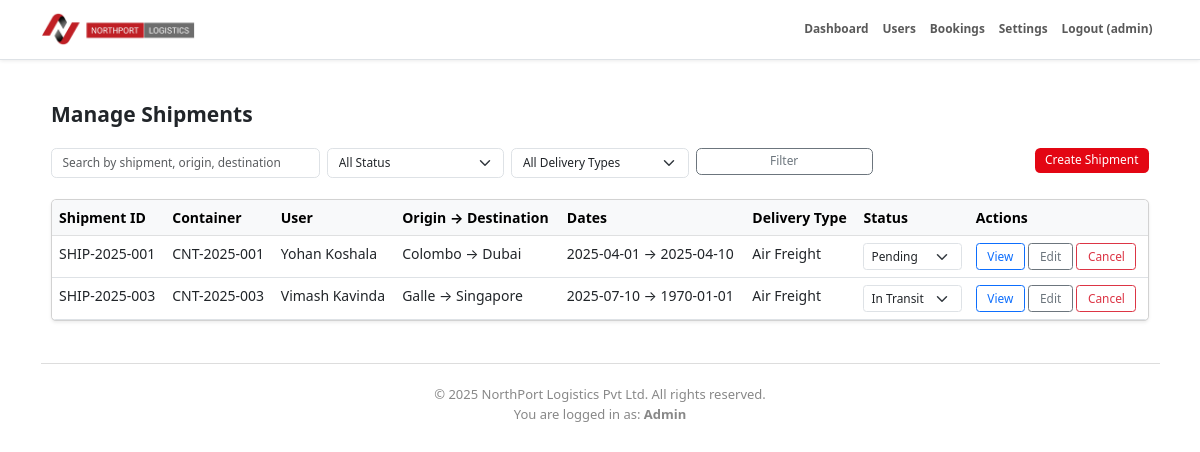
The page /admin/manage_shipments.php?type=Air Freight (signed in) on the database its author committed.
### tables this page shows
CREATE TABLE `shipments` (
  `id` int(11) NOT NULL,
  `shipment_id` varchar(50) NOT NULL,
  `user_id` int(11) NOT NULL,
  `booking_id` int(11) DEFAULT NULL,
  `container_id` int(11) DEFAULT NULL,
  `origin` varchar(100) NOT NULL,
  `destination` varchar(100) NOT NULL,
  `status` enum('Pending','In Transit','Delivered','Cancelled') DEFAULT 'Pending',
  `departure_date` date DEFAULT NULL,
  `arrival_date` date DEFAULT NULL,
  `created_at` datetime DEFAULT current_timestamp(),
  `updated_at` datetime DEFAULT current_timestamp() ON UPDATE current_timestamp(),
  `sender_name` varchar(100) DEFAULT NULL,
  `sender_address` varchar(255) DEFAULT NULL,
  `sender_contact` varchar(50) DEFAULT NULL,
  `recipient_name` varchar(100) DEFAULT NULL,
  `recipient_address` varchar(255) DEFAULT NULL,
  `recipient_contact` varchar(50) DEFAULT NULL,
  `package_contents` text DEFAULT NULL,
  `package_weight` varchar(50) DEFAULT NULL,
  `package_value` varchar(50) DEFAULT NULL,
  `delivery_type` varchar(50) DEFAULT NULL
);

CREATE TABLE `containers` (
  `id` int(11) NOT NULL,
  `container_no` varchar(50) NOT NULL,
  `type` enum('20ft','40ft','Reefer','Open Top','Tank') NOT NULL,
  `status` enum('Available','In Use','Under Maintenance','Damaged') DEFAULT 'Available',
  `location` varchar(100) DEFAULT NULL,
  `assigned_fleet_id` int(11) DEFAULT NULL,
  `last_inspected_at` date DEFAULT NULL,
  `created_at` datetime DEFAULT current_timestamp(),
  `updated_at` datetime DEFAULT current_timestamp() ON UPDATE current_timestamp()
);

CREATE TABLE `users` (
  `id` int(11) NOT NULL,
  `username` varchar(50) NOT NULL,
  `email` varchar(100) NOT NULL,
  `password_hash` varchar(255) NOT NULL,
  `role` enum('admin','manager','employer','user') NOT NULL DEFAULT 'user',
  `is_active` tinyint(1) NOT NULL DEFAULT 1,
  `created_at` timestamp NOT NULL DEFAULT current_timestamp(),
  `updated_at` timestamp NOT NULL DEFAULT current_timestamp() ON UPDATE current_timestamp(),
  `phone` varchar(20) DEFAULT NULL,
  `street_address` varchar(255) DEFAULT NULL,
  `city` varchar(100) DEFAULT NULL,
  `state` varchar(100) DEFAULT NULL,
  `postal_code` varchar(20) DEFAULT NULL,
  `country` varchar(100) DEFAULT NULL,
  `company_name` varchar(255) DEFAULT NULL,
  `profile_pic` varchar(255) DEFAULT NULL,
  `date_of_birth` date DEFAULT NULL,
  `preferences` longtext DEFAULT NULL CHECK (json_valid(`preferences`)),
  `notes` text DEFAULT NULL,
  `department` varchar(100) DEFAULT NULL,
  `job_title` varchar(100) DEFAULT NULL,
  `date_of_joining` date DEFAULT NULL,
  `nic_passport_number` varchar(50) DEFAULT NULL
);

### admin/manage_shipments.php (the view, shortened to what this page needs)
<?php
require_once '../includes/header.php';
$role = $_SESSION['role'] ?? 'user';
$search = trim($_GET['q'] ?? $_GET['search'] ?? '');
$type = $_GET['type'] ?? '';
$where = [];
$params = [];
if ($role === 'admin' || $role === 'manager') {
    if ($type) {
        $where[] = 's.delivery_type = ?';
        $params[] = $type;
    }
}
$sql = "SELECT s.*, u.username, c.container_no
        FROM shipments s
        LEFT JOIN users u ON s.user_id = u.id
        LEFT JOIN containers c ON s.container_id = c.id";
if ($where) {
    $sql .= " WHERE " . implode(' AND ', $where);
}
$sql .= " ORDER BY s.created_at DESC";
$stmt = $pdo->prepare($sql);
$stmt->execute($params);
$shipments = $stmt->fetchAll();
?>
<div class="container my-5">
    <h2 class="fw-bold mb-4">Manage Shipments</h2>
    <form class="row g-2 mb-4" method="get">
        <div class="col-md-3">
            <input type="text" name="q" value="<?= htmlspecialchars($search) ?>" class="form-control" placeholder="Search by shipment, origin, destination">
        </div>
        <div class="col-md-2">
            <select name="status" class="form-select">
                <option value="">All Status</option>
            </select>
        </div>
        <div class="col-md-2">
            <select name="type" class="form-select">
                <option value="">All Delivery Types</option>
            </select>
        </div>
        <div class="col-md-2">
            <button class="btn btn-outline-secondary w-100">Filter</button>
        </div>
        <?php if ($role === 'admin'): ?>
            <div class="col-md-3 text-end">
                <a href="create_shipment.php" class="btn btn-danger">Create Shipment</a>
            </div>
        <?php endif; ?>
    </form>
    <div class="table-responsive card shadow-sm">
        <table class="table table-hover mb-0">
            <thead class="table-light">
                <tr>
                    <th>Shipment ID</th>
                    <th>Container</th>
                    <?php if ($role !== 'user'): ?><th>User</th><?php endif; ?>
                    <th>Origin → Destination</th>
                    <th>Dates</th>
                    <th>Delivery Type</th>
                    <th>Status</th>
                    <th>Actions</th>
                </tr>
            </thead>
            <tbody>
                <?php if (!$shipments): ?>
                    <tr><td colspan="8" class="text-center text-muted py-4">No shipments found.</td></tr>
                <?php else: foreach ($shipments as $s): ?>
                    <tr>
                        <td><?= htmlspecialchars($s['shipment_id']) ?></td>
                        <td><?= htmlspecialchars($s['container_no'] ?? '-') ?></td>
                        <?php if ($role !== 'user'): ?><td><?= htmlspecialchars($s['username']) ?></td><?php endif; ?>
                        <td><?= htmlspecialchars($s['origin']) ?> → <?= htmlspecialchars($s['destination']) ?></td>
                        <td><?= date('Y-m-d', strtotime($s['departure_date'])) ?> → <?= date('Y-m-d', strtotime($s['arrival_date'])) ?></td>
                        <td><?= htmlspecialchars($s['delivery_type']) ?></td>
                        <td>
                            <?php if ($role === 'admin'): ?>
                                <form method="POST" class="m-0">
                                    <select name="new_status" class="form-select form-select-sm" onchange="this.form.submit()">
                                        <?php foreach (['Pending', 'In Transit', 'Delivered', 'Cancelled'] as $option): ?>
                                            <option value="<?= $option ?>" <?= ($s['status'] === $option ? 'selected' : '') ?>><?= $option ?></option>
                                        <?php endforeach; ?>
                                    </select>
                                </form>
                            <?php endif; ?>
                        </td>
                        <td class="text-nowrap">
                            <a href="view_shipment_details.php?id=<?= $s['id'] ?>" class="btn btn-sm btn-outline-primary">View</a>
                            <?php if ($role === 'admin' || ($role === 'user' && $s['status'] === 'Pending')): ?>
                                <a href="edit_shipment.php?id=<?= $s['id'] ?>" class="btn btn-sm btn-outline-secondary">Edit</a>
                                <a href="cancel_shipment.php?id=<?= $s['id'] ?>" class="btn btn-sm btn-outline-danger" onclick="return confirm('Cancel this shipment?')">Cancel</a>
                            <?php endif; ?>
                        </td>
                    </tr>
                <?php endforeach; endif; ?>
            </tbody>
        </table>
    </div>
</div>
<?php require_once '../includes/admin_footer.php'; ?>

### includes/header.php (style rules this page uses)
html { font-size: 14px; }

### admin/manage_shipments.php (style rules this page uses)
.btn, .form-control, .form-select { font-size: 0.85rem; }
h2 { font-size: 1.5rem; font-weight: bold; }
.btn { padding: 0.25rem 0.75rem; }
.btn-danger { background-color: #e30613; border: none; }

### rows shown on the page
shipments: shipment "SHIP-2025-001", container.container_no "CNT-2025-001", user.username "Yohan Koshala", origin "Colombo", destination "Dubai", departure_date "2025-04-01", arrival_date "2025-04-10", delivery_type "Air Freight", new_status "Pending"
shipments: shipment "SHIP-2025-003", container.container_no "CNT-2025-003", user.username "Vimash Kavinda", origin "Galle", destination "Singapore", departure_date "2025-07-10", arrival_date "1970-01-01", delivery_type "Air Freight", new_status "In Transit"

### other values the page prints
safeOutput($username) "admin"
$userRole "Admin"
